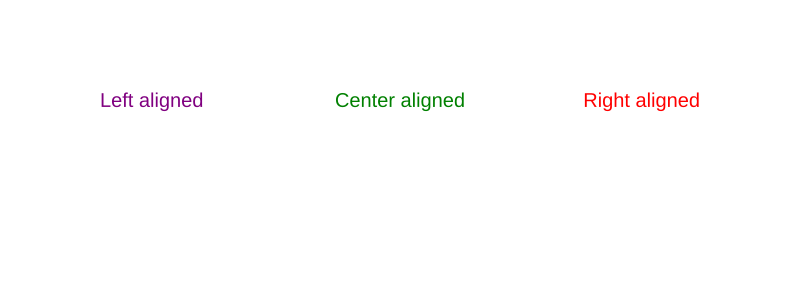

The Python source for this figure:
#!/usr/bin/env python3
"""
Content Components Quick Start Guide

This is a quick start guide for Content components, demonstrating the usage of three content components:
1. Text - Text content
2. Image - Image content
3. SVG - Nested SVG content

Each component showcases basic usage and advanced features.
"""

from pysvg.components import (
    Canvas,
    ImageConfig,
    ImageContent,
    TextConfig,
    TextContent,
)
from pysvg.schema import Color


def text_examples():
    """Text component examples"""
    print("=== Text Component Examples ===")

    # 1. Basic text
    basic_text = TextContent(config=TextConfig(text="Hello pysvg!", x=100, y=50))
    print(f"Basic text: {basic_text.to_svg_element()}")

    # 2. Custom styled text
    styled_text = TextContent(
        config=TextConfig(
            text="Styled Text",
            x=100,
            y=100,
            font_size=24,
            font_family="Times New Roman",
            color=Color("blue"),
        )
    )
    print(f"Styled text: {styled_text.to_svg_element()}")

    # 3. Alignment examples
    aligned_text = TextContent(
        config=TextConfig(
            text="Right Aligned",
            x=200,
            y=150,
            text_anchor="end",  # Right aligned
            dominant_baseline="hanging",  # Top aligned
        )
    )
    print(f"Aligned text: {aligned_text.to_svg_element()}")
    print()


def image_examples():
    """Image component examples"""
    print("=== Image Component Examples ===")

    # 1. Basic image
    basic_image = ImageContent(
        config=ImageConfig(href="demo.png", x=50, y=50, width=100, height=100)
    )
    print(f"Basic image: {basic_image.to_svg_element()}")

    # 2. Image with adjusted size and position
    positioned_image = ImageContent(
        config=ImageConfig(
            href="demo.png",
            x=200,
            y=50,
            width=150,
            height=100,
            preserveAspectRatio="xMidYMid slice",  # Fill mode
        )
    )
    print(f"Positioned image: {positioned_image.to_svg_element()}")

    # 3. Image with transform
    transformed_image = (
        ImageContent(
            config=ImageConfig(href="demo.png", x=400, y=50, width=100, height=100),
        )
        .rotate(45)
        .scale(0.8)
    )
    print(f"Transformed image: {transformed_image.to_svg_element()}")
    print()


def generate_demo_svg():
    """Generate demo SVG file"""
    print("=== Generate Demo SVG ===")

    # Create Canvas
    canvas = Canvas(width=800, height=300)

    # Add text examples
    text_components = [
        TextContent(
            config=TextConfig(
                text="Left aligned",
                x=100,
                y=100,
                font_size=20,
                text_anchor="start",
                color=Color("purple"),
            )
        ),
        TextContent(
            config=TextConfig(
                text="Center aligned", x=400, y=100, font_size=20, color=Color("green")
            )
        ),
        TextContent(
            config=TextConfig(
                text="Right aligned",
                x=700,
                y=100,
                font_size=20,
                text_anchor="end",
                color=Color("red"),
            )
        ),
    ]

    # Add image/svg examples
    image_components = [
        ImageContent(config=ImageConfig(href="demo.png", x=100, y=150, width=150, height=150)),
        ImageContent(
            config=ImageConfig(href="demo.png", x=325, y=150, width=150, height=150),
        ).rotate(45),
        ImageContent(
            config=ImageConfig(
                href="demo.svg",
                x=550,
                y=150,
                width=150,
                height=150,
                preserveAspectRatio="xMidYMid slice",
            )
        ),
    ]

    # Add all components to canvas
    for component in text_components + image_components:
        canvas.add(component)

    # Generate SVG file
    canvas.save("quickstart.svg")

    print("Demo file generated: quickstart.svg")


def main():
    """Main function"""
    print("Content Components Quick Start Guide")
    print("=" * 40)

    text_examples()
    image_examples()
    generate_demo_svg()

    print("=" * 40)
    print("Quick start guide completed!")
    print("Check the generated quickstart.svg file.")


if __name__ == "__main__":
    main()
